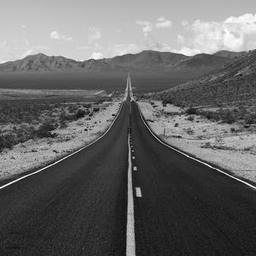
#> input picture 4106-Digital Image Processing/Images_for_DIP/road.bmp, 256 x 256 px, found by its file name
$ jupyter execute 2103064_CSE_4106_Lab_Test_1_B.ipynb
#> lines starting #> are read from the running program, lines starting #| are printed output that depends on the picture
# **SECTION 1**

**Question 1:**

```
1. Convert the RGB image to grayscale using the standard luminance formula:
I=0.299R+0.587G+0.114B
2. Downscale the grayscale image by a factor of 0.5 (i.e., reduce both rows and columns by half) using nearest neighbor interpolation.
3. Upscale the downscaled image back to its original size using bilinear interpolation (your own implementation).
4. Perform the same upscaling using OpenCV’s built-in function:
5. Compare your bilinear interpolation result with OpenCV’s result.
6. Compute and report the following error metrics:
Mean Absolute Error (MAE)
Mean Squared Error (MSE)
```

[cell 1]
#import the libraries
import numpy as np
from google.colab.patches import cv2_imshow
import matplotlib.pyplot as plt
import cv2
#reading the image
image = cv2.imread('/content/road.bmp')
#> image is the input picture: shape (256, 256, 3); min 7, max 255, mean 101.7

# Convert to grayscale image
(b,g,r)=cv2.split(image)
h=image.shape[0]
#> h = 256
w=image.shape[1]
#> w = 256
image_gray=np.zeros((h,w))
for i in range(h):
  for j in range(w):
    image_gray[i][j]=0.299*b[i][j]+0.587*g[i][j]+0.114*r[i][j]

# show the image
cv2_imshow(image_gray)
print(image_gray.shape)
#| (256, 256)

[cell 2]
#DownScale the grayscale image

def Nearest_Neighbor_Interpolation(image,height,width):
  H_in=image.shape[0]
  W_in=image.shape[1]
  resize_image=np.zeros((height,width))
  # if height%H_in!=0 or width%W_in!=0:
  #   return resize_image

  factor1=height/H_in
  factor2=width/W_in
  for i in range(height):
    for j in range(width):
      resize_image[i,j]=image[int(i/factor1),int(j/factor2)]

  return resize_image

h=image_gray.shape[0]
w=image_gray.shape[1]
new_image=Nearest_Neighbor_Interpolation(image_gray,int(h/2),int(w/2))
#> after the loop in Nearest_Neighbor_Interpolation, `for i in range(height):`:
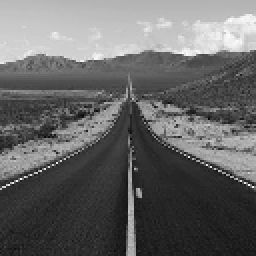
#> resize_image: shape (128, 128) float64 (shown 2 times larger); min 7, max 254, mean 102
print(image_gray.shape)
#| (256, 256)
cv2_imshow(new_image)
print(new_image.shape)
#| (128, 128)

[cell 3]
#upscale using Manual Bilinear interpolation
import numpy as np
import cv2

def bilinear_resize_manual(your_image, new_h, new_w):
  H_in=your_image.shape[0]
  W_in=your_image.shape[1]
  output=np.zeros((new_h,new_w))

  for i in range(new_h):
    for j in range(new_w):

      # step-01:
      x=(j+0.5)*(W_in/new_w)-0.5
      y=(i+0.5)*(H_in/new_h)-0.5

      # step-02:
      x0=int(np.floor(x))
      y0=int(np.floor(y))

      x1=min(x0+1,W_in-1)
      y1=min(y0+1,H_in-1)

      # step-03:
      x0=max(x0,0)
      y0=max(y0,0)

      #step-04:
      dx=x-x0
      dy=y-y0

      #step-05:
      A=image_gray[y0, x0]
      B=image_gray[y0, x1]
      C=image_gray[y1, x0]
      D=image_gray[y1, x1]

      #step-06:
      Top=A*(1-dx)+(B*dx)
      Bottom=C*(1-dx)+(D*dx)
      value=Top*(1-dy)+Bottom*dy
      output[i,j]=value

  return output.astype(your_image.dtype)

[cell 4]
#Compare your result with builtin function
manual_out1 = bilinear_resize_manual(new_image,256,256)
#> after the loop in bilinear_resize_manual, `for i in range(new_h):`:
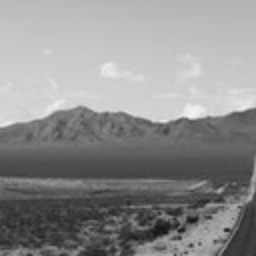
#> output: shape (256, 256) float64; min 17.62, max 243.8, mean 141.3
cv2_imshow(manual_out1)
plt.imshow(manual_out1, cmap='gray')

cv2_out1 = cv2.resize(new_image,(256,256) , interpolation=cv2.INTER_LINEAR)
cv2_imshow(cv2_out1)
plt.imshow(cv2_out1,cmap='gray')

diff = manual_out1 - cv2_out1
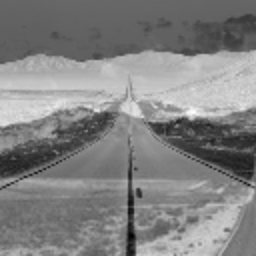
#> diff: shape (256, 256) float64; min -141.6, max 212.7, mean 39.3; drawn with min black and max white

cv2_imshow(diff)

# **SECTION 2**

 Q1. Implement gamma correction transformation

[cell 5]
def gamma_correction(image, gamma, c=1.0):
    """
    Apply power law transformation

    Parameters:
    image: Input image
    gamma: Gamma value
    c: Scaling constant (usually 1.0)

    Returns:
    Gamma-corrected image
    """

    # Normalize image to 0-1 range
    img_normalized = image/255

    # Apply gamma correction
    corrected = c*(img_normalized**gamma)*255

    # Scale back to 0-255
    corrected = (corrected * 255).astype(np.uint8)

    return corrected


# Alternative using lookup table (faster for multiple pixels)
def gamma_correction_lut(image, gamma):
    """
    Gamma correction using lookup table for efficiency
    """
    # Create lookup table
    inv_gamma = 1/gamma
    table = np.array([((i / 255.0) ** inv_gamma) * 255 for i in range(256)]).astype(np.uint8)

    # Apply lookup table
    corrected = (table * 255).astype(np.uint8)

    return corrected


# Test gamma correction
gray = cv2.imread('road.bmp', cv2.IMREAD_GRAYSCALE)
#> gray: shape (256, 256); min 7, max 255, mean 101.6
gamma_1 = gamma_correction(gray, 0.4)      # Brighten (gamma < 1)
#> in gamma_correction, `corrected = (corrected * 255).astype(np.uint8)`:
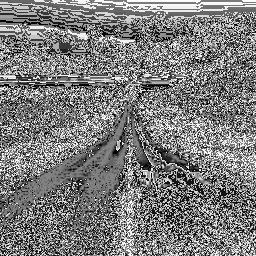
#> corrected: shape (256, 256); min 0, max 255, mean 124.6
gamma_2 = gamma_correction(gray, 2.5)      # Darken (gamma > 1)
#> call 2 of gamma_correction, with gamma = 2.5, c = 1
#> in gamma_correction (call 2), `corrected = c*(img_normalized**gamma)*255`:
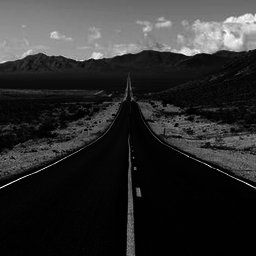
#> corrected: shape (256, 256) float64; min 0.0318, max 255, mean 45.8
#> in gamma_correction (call 2), `corrected = (corrected * 255).astype(np.uint8)`:
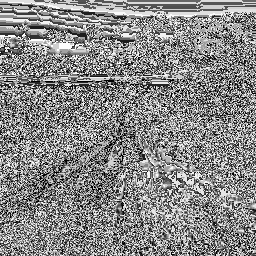
#> corrected: shape (256, 256); min 0, max 255, mean 136.2
gamma_3 = gamma_correction_lut(gray, 1.0)  # No change
#> gamma_3 = 256 values, max 255 at index 1, min 0 at index 0, mean 127.5

Q2. Implement logarithmic transformation

[cell 6]
def log_transformation(image, c=1.0):
    """
    Apply logarithmic transformation
    Useful for expanding dark regions

    Parameters:
    image: Input image
    c: Scaling constant

    Returns:
    Log-transformed image
    """

    # Convert to float
    img_float = image.astype(np.float32)

    # Apply logarithmic transformation
    log_img = c * np.log2(1+img_float)

    # Normalize to 0-255
    log_img = (log_img / log_img.max()) * 255

    return log_img.astype(np.uint8)


def inverse_log_transformation(image, c=1.0):
    """
    Apply inverse logarithmic transformation
    s = (e^(r/c)) - 1
    Opposite of log transformation
    """

    # Normalize image to 0-1
    img_normalized = image/255

    # Apply inverse log
    inv_log = 2**(img_normalized/c)-1

    # Scale to 0-255
    inv_log = (inv_log / inv_log.max()) * 255

    return inv_log.astype(np.uint8)


# Test logarithmic transformations
gray = cv2.imread('road.bmp', cv2.IMREAD_GRAYSCALE)
log_img = log_transformation(gray, c=50)
#> in log_transformation, `log_img = (log_img / log_img.max()) * 255`:
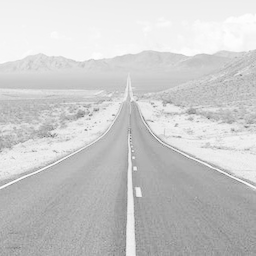
#> log_img: shape (256, 256) float32; min 95.62, max 255, mean 203.3
inv_log_img = inverse_log_transformation(gray, c=50)

Q3. Implement histogram equalization to improve image contrast.

[cell 7]
def histogram_equalization(image):
    """
    Apply histogram equalization
    Formula: s_k = (L-1) * Σ(p_r(i)) for i = 0 to k
    where p_r is probability (normalized histogram)

    Parameters:
    image: Grayscale image

    Returns:
    Equalized image
    """

    height, width = image.shape[0],image.shape[1]
    total_pixels = height*width

    # Step 1: Compute histogram
    histogram = cv2.calcHist([image], [0], None, [256], [0, 256]).flatten()

    # Step 2: Compute normalized histogram (PDF)
    pdf = histogram / total_pixels

    # Step 3: Compute CDF (cumulative distribution function)
    cdf = np.cumsum(pdf)  # Cumulative sum of PDF

    # Step 4: Create mapping function s = (L-1) * CDF
    L = 256
    mapping = (cdf * (L - 1)).astype(np.uint8)

    # Step 5: Apply mapping to all pixels
    equalized = cv2.LUT(image, mapping)  # Use cv2.LUT

    return equalized


def histogram_equalization_opencv(image):
    """
    Histogram equalization using OpenCV function
    """
    return cv2.equalizeHist(image)


# Test histogram equalization
gray = cv2.imread('road.bmp', cv2.IMREAD_GRAYSCALE)
equalized_manual = histogram_equalization(gray)
#> in histogram_equalization, `histogram = cv2.calcHist([image], [0], None, [256], [0, 256]).flatten()`: histogram = 256 values, max 2389 at index 36, min 0 at index 0, mean 256
#> in histogram_equalization, `pdf = histogram / total_pixels`: pdf = 256 values, max 0.0365 at index 36, min 0 at index 0, mean 0.00391
#> in histogram_equalization, `cdf = np.cumsum(pdf)`: cdf = 256 values from 0 to 1
#> in histogram_equalization, `mapping = (cdf * (L - 1)).astype(np.uint8)`: mapping = 256 values from 0 to 255
#> in histogram_equalization, `equalized = cv2.LUT(image, mapping)`:
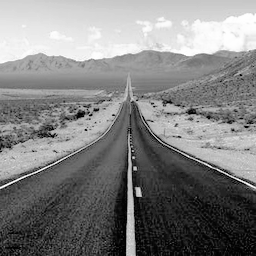
#> equalized: shape (256, 256); min 0, max 255, mean 128.1
equalized_opencv = histogram_equalization_opencv(gray)

# For color images - equalize each channel
def histogram_equalization_color(image):
    # Convert BGR to HSV (better for color images)
    hsv = cv2.cvtColor(image, cv2.COLOR_BGR2HSV)

    # Equalize V channel
    hsv[:,:,2] = cv2.equalizeHist(hsv[:,:,2])

    # Convert back to BGR
    result = cv2.cvtColor(hsv, cv2.COLOR_HSV2BGR)

    return result

Q4. Implement a custom piecewise linear transformation with control points.

[cell 8]
def piecewise_linear_transformation(image, control_points):
    """
    Apply piecewise linear transformation using control points

    Parameters:
    image: Input image
    control_points: List of (x, y) tuples defining the transformation curve
                   e.g., [(0, 0), (50, 80), (150, 100), (255, 255)]

    Returns:
    Transformed image
    """

    # Create lookup table (256 values for 8-bit image)
    lut = np.zeros(256, dtype=np.uint8)

    # Sort control points by x coordinate
    sorted_points = sorted(control_points, key=lambda p: p[0])

    # Fill lookup table using linear interpolation
    for i in range(len(sorted_points) - 1):
        x1, y1 = sorted_points[i]
        x2, y2 = sorted_points[i+1]

        # Calculate slope
        if x2 - x1 == 0:
            slope = 0
        else:
            slope = (y2 - y1) / (x2 - x1)

        # Fill values between x1 and x2
        for x in range(int(x1), int(x2) + 1):
            lut[x] = int(y1 + slope * (x - x1))

    # Apply lookup table to image
    if len(image.shape) == 2:  # Grayscale
        result = cv2.LUT(image, lut)
    else:  # Color image
        # For color images, apply the LUT to each channel separately
        result = cv2.merge([
            cv2.LUT(image[:,:,0], lut),
            cv2.LUT(image[:,:,1], lut),
            cv2.LUT(image[:,:,2], lut)
        ])

    return result


# Test with different control point configurations
gray = cv2.imread('road.bmp', cv2.IMREAD_GRAYSCALE)

# Contrast stretching curve
points1 = [(0, 0), (64, 32), (192, 224), (255, 255)]
contrast = piecewise_linear_transformation(gray, points1)
#> in piecewise_linear_transformation, `result = cv2.LUT(image, lut)`:
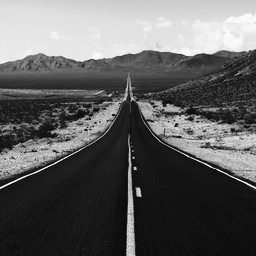
#> result: shape (256, 256); min 3, max 255, mean 94.7

# S-curve (sigmoid-like)
points2 = [(0, 0), (85, 50), (170, 200), (255, 255)]
s_curve = piecewise_linear_transformation(gray, points2)

# Inverse S-curve
points3 = [(0, 0), (85, 150), (170, 100), (255, 255)]
inv_s_curve = piecewise_linear_transformation(gray, points3)
#> in piecewise_linear_transformation (call 3), `result = cv2.LUT(image, lut)`:
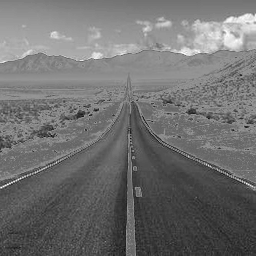
#> result: shape (256, 256); min 12, max 255, mean 111.4

$ run again, with 4106-Digital Image Processing/Images_for_DIP/Dark.PNG saved as 4106-Digital Image Processing/Images_for_DIP/road.bmp
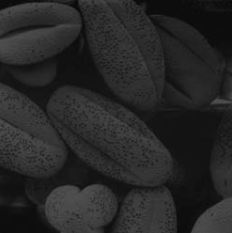
#> input picture 4106-Digital Image Processing/Images_for_DIP/Dark.PNG, 232 x 233 px, found by its file name
#> image is the input picture: shape (233, 232, 3); min 8, max 82, mean 38.8
#| (233, 232)
#| (233, 232)
#| (116, 116)
#> gamma_3 = 256 values, max 255 at index 1, min 0 at index 0, mean 127.5
#> in inverse_log_transformation, `inv_log = (inv_log / inv_log.max()) * 255`:
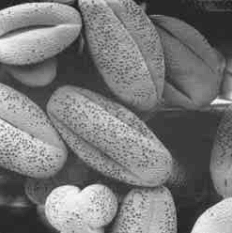
#> inv_log: shape (233, 232) float64; min 24.83, max 255, mean 120.5
#> histogram = 256 values, max 3383 at index 19, min 0 at index 0, mean 211.2
#> pdf = 256 values, max 0.0626 at index 19, min 0 at index 0, mean 0.00391
#> cdf = 256 values from 0 to 1
#> mapping = 256 values from 0 to 255
#> in piecewise_linear_transformation (call 3), `result = cv2.LUT(image, lut)`:
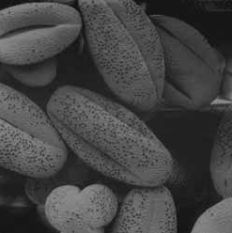
#> result: shape (233, 232); min 14, max 144, mean 68
